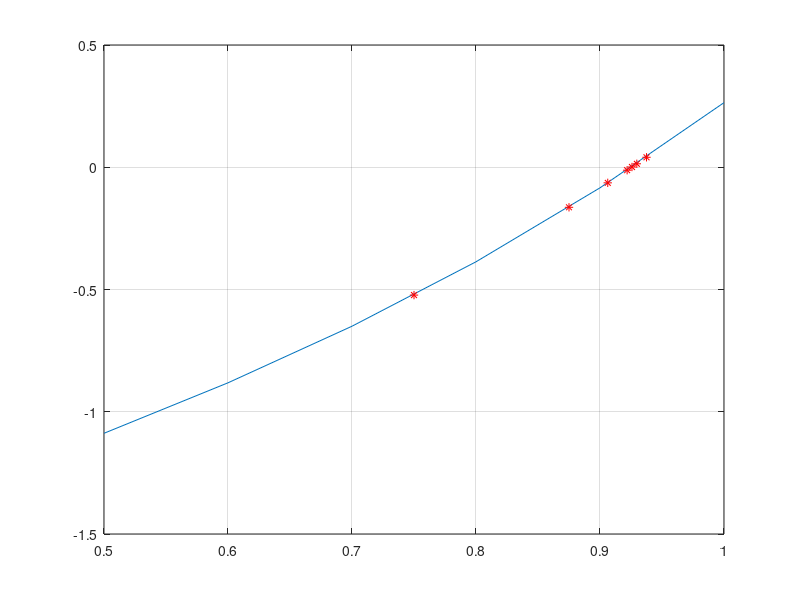

The MATLAB script that drew this image:
% Função descrita para matlab, conferir se continua igual no octave

function bissecao
  clear
  clc
  format long
  erro = 10^-2;
  a = 0.5;
  b = 1;

  x = [a:0.1:b];
  y = funcao(x);
  plot(x,y);
  grid
  hold on

  fa = funcao(a);
  fb = funcao(b);
  k = 0;
  fxm = 1;

  while abs(fxm) > erro
    k = k+1;

    xm = (a+b)/2;
    fxm = funcao(xm);
    plot(xm,fxm,'r*')

    if fa*fxm < 0
      b = xm;
      fb = fxm;
    else
      a = xm;
      fa = fxm;
    end
  end

  xm
  k
  fxm

  function y=funcao(x)
    y=x.^3-2.*exp(-1.*x);
  end

  %function y=funcao(x)
  %  y=exp(x).*sin(x)-1;
  %end

end
